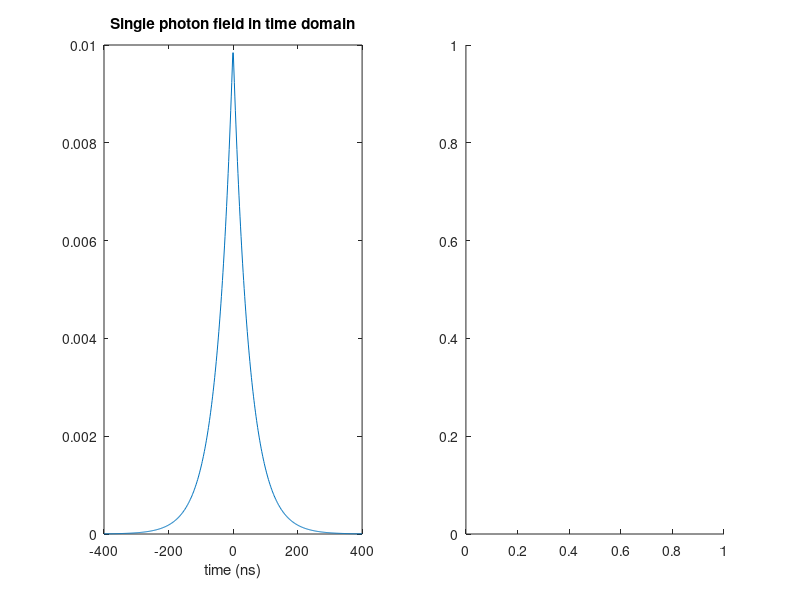

MATLAB code to generate this figure: (Note: this script raises an error after producing the figure.)
N = 5e2;                            %number of steps
t_limit = 400;                      %time axis limit
t=linspace(-t_limit, t_limit, N);   %time axis in ns.
tau_p = 50;                         %photon lifetime.
param = [1, 1, 20];                 %[center, width] of a Lorentzian distribution for the filter.
n_fourier = 2^12;                   %dimension of fourier transform.

%Lorentzian
y = exp(-abs(t)/tau_p)/2/tau_p; % field integral is normalized.
%Gaussian
% y = exp(-t.^2/tau_p^2);
figure(1);
subplot(1,2,1);plot(t,y);title('Single photon field in time domain');xlabel('time (ns)')
Ys = fftshift(fft(y,n_fourier));
Pyy = Ys.* conj(Ys) /n_fourier;
f = ((-n_fourier/2):(n_fourier/2-1))/n_fourier;
zoomin = 10;
indzoom =round(((1-1/zoomin)/2*length(f)):((1+1/zoomin)/2*length(f)));
x1 = f(indzoom);
y1 = Pyy(indzoom);
subplot(1,2,2);plot(x1,[y1;fptransm(x1,param).*y1]');
title('Power spectrum of the single photon pulse');xlabel('frequency (GHz)');legend('Photon','Filter');
